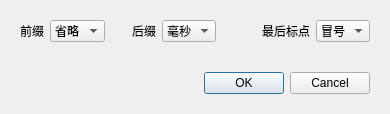
<?xml version="1.0" encoding="UTF-8"?>
<ui version="4.0">
 <class>TimeFormatDialog</class>
 <widget class="QDialog" name="TimeFormatDialog">
  <property name="geometry">
   <rect>
    <x>0</x>
    <y>0</y>
    <width>390</width>
    <height>114</height>
   </rect>
  </property>
  <property name="windowTitle">
   <string>Dialog</string>
  </property>
  <layout class="QVBoxLayout" name="verticalLayout">
   <item>
    <widget class="QWidget" name="widget_3" native="true">
     <layout class="QHBoxLayout" name="horizontalLayout_2">
      <item>
       <widget class="QLabel" name="label">
        <property name="text">
         <string>前缀</string>
        </property>
       </widget>
      </item>
      <item>
       <widget class="QComboBox" name="prefix">
        <item>
         <property name="text">
          <string>省略</string>
         </property>
        </item>
        <item>
         <property name="text">
          <string>完整</string>
         </property>
        </item>
       </widget>
      </item>
      <item>
       <spacer name="horizontalSpacer">
        <property name="orientation">
         <enum>Qt::Horizontal</enum>
        </property>
        <property name="sizeHint" stdset="0">
         <size>
          <width>0</width>
          <height>20</height>
         </size>
        </property>
       </spacer>
      </item>
      <item>
       <widget class="QLabel" name="label_2">
        <property name="text">
         <string>后缀</string>
        </property>
       </widget>
      </item>
      <item>
       <widget class="QComboBox" name="suffix">
        <item>
         <property name="text">
          <string>毫秒</string>
         </property>
        </item>
        <item>
         <property name="text">
          <string>厘秒</string>
         </property>
        </item>
       </widget>
      </item>
      <item>
       <spacer name="horizontalSpacer_3">
        <property name="orientation">
         <enum>Qt::Horizontal</enum>
        </property>
        <property name="sizeHint" stdset="0">
         <size>
          <width>40</width>
          <height>20</height>
         </size>
        </property>
       </spacer>
      </item>
      <item>
       <widget class="QLabel" name="label_4">
        <property name="text">
         <string>最后标点</string>
        </property>
       </widget>
      </item>
      <item>
       <widget class="QComboBox" name="symbol">
        <item>
         <property name="text">
          <string>冒号</string>
         </property>
        </item>
        <item>
         <property name="text">
          <string>点号</string>
         </property>
        </item>
       </widget>
      </item>
     </layout>
    </widget>
   </item>
   <item>
    <spacer name="verticalSpacer">
     <property name="orientation">
      <enum>Qt::Vertical</enum>
     </property>
     <property name="sizeHint" stdset="0">
      <size>
       <width>20</width>
       <height>40</height>
      </size>
     </property>
    </spacer>
   </item>
   <item>
    <widget class="QWidget" name="widget_2" native="true">
     <layout class="QHBoxLayout" name="horizontalLayout">
      <item>
       <widget class="QLabel" name="display">
        <property name="text">
         <string/>
        </property>
       </widget>
      </item>
      <item>
       <spacer name="horizontalSpacer_2">
        <property name="orientation">
         <enum>Qt::Horizontal</enum>
        </property>
        <property name="sizeHint" stdset="0">
         <size>
          <width>40</width>
          <height>20</height>
         </size>
        </property>
       </spacer>
      </item>
      <item>
       <widget class="QDialogButtonBox" name="buttonBox">
        <property name="orientation">
         <enum>Qt::Horizontal</enum>
        </property>
        <property name="standardButtons">
         <set>QDialogButtonBox::Cancel|QDialogButtonBox::Ok</set>
        </property>
       </widget>
      </item>
     </layout>
    </widget>
   </item>
  </layout>
 </widget>
 <resources/>
 <connections>
  <connection>
   <sender>buttonBox</sender>
   <signal>accepted()</signal>
   <receiver>TimeFormatDialog</receiver>
   <slot>accept()</slot>
   <hints>
    <hint type="sourcelabel">
     <x>248</x>
     <y>254</y>
    </hint>
    <hint type="destinationlabel">
     <x>157</x>
     <y>274</y>
    </hint>
   </hints>
  </connection>
  <connection>
   <sender>buttonBox</sender>
   <signal>rejected()</signal>
   <receiver>TimeFormatDialog</receiver>
   <slot>reject()</slot>
   <hints>
    <hint type="sourcelabel">
     <x>316</x>
     <y>260</y>
    </hint>
    <hint type="destinationlabel">
     <x>286</x>
     <y>274</y>
    </hint>
   </hints>
  </connection>
 </connections>
</ui>
